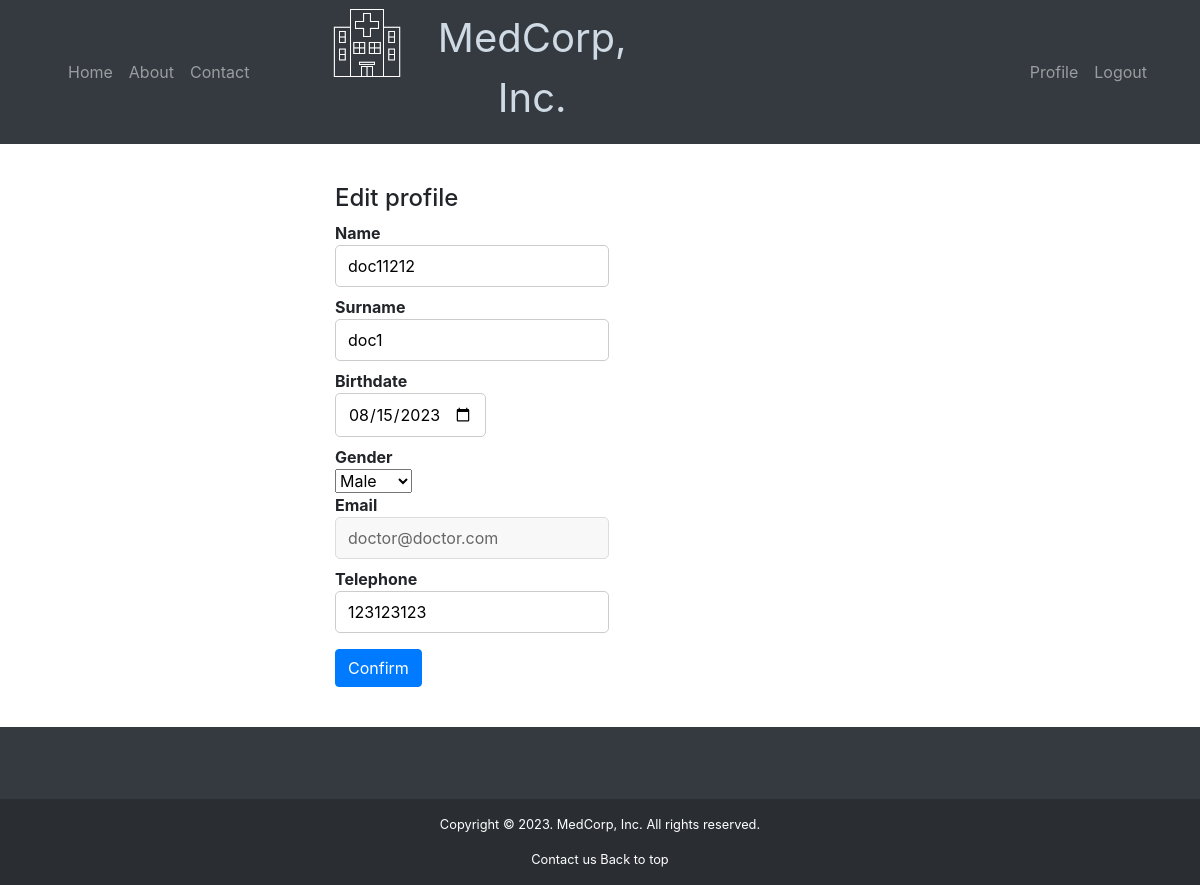
The page /edit_profile/2 (signed in) on the database as committed earlier.
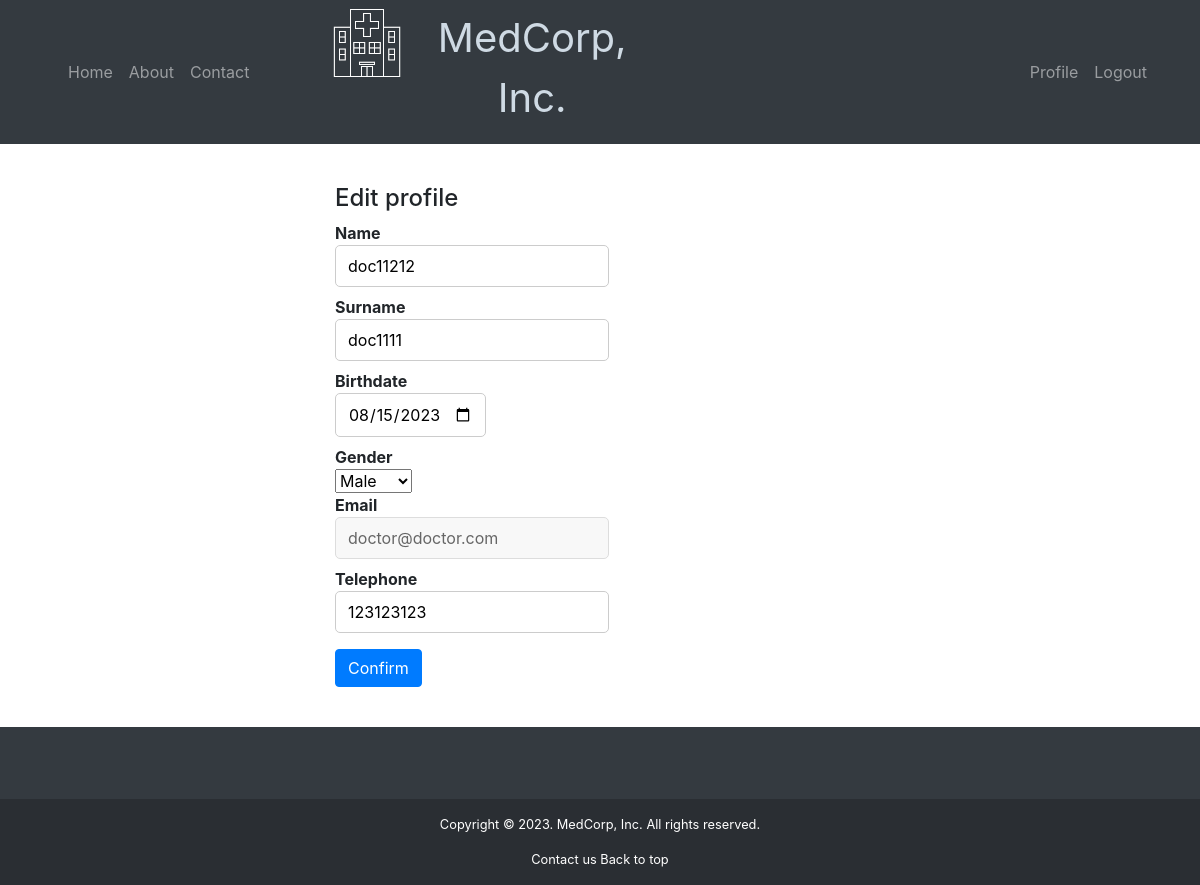
The same page on the database as committed later.
### library/db/models.py (models this page shows, shortened)
class Profile(db.Model):
    __tablename__ = 'profile'
    _id = db.Column(db.Integer, primary_key=True, autoincrement=True)
    name = db.Column(db.String(100), unique=False)
    surname = db.Column(db.String(100), unique=False)
    birthdate = db.Column(db.DateTime, unique=False)
    gender = db.Column(db.String(10))
    email = db.Column(db.String(100), unique=True)
    telephone = db.Column(db.Integer, unique=False)
    insurance = db.Column(db.Boolean)
    userid = db.Column(db.Integer, db.ForeignKey("user._id"), nullable=False, unique=True)
    createdDate = db.Column(db.DateTime,
                            default=datetime.utcnow, nullable=False)
    user = db.relationship("User", uselist=False, cascade="delete")

### library/routes/routes.py (the view)
@pages.route("/edit_profile/<int:_id>", methods=["GET", "POST"])
@login_required
def edit_profile(_id: int):
    profile_data = Profile.query.filter_by(userid=_id).first()
    form = EditProfile(obj=profile_data)
    if current_user._id != _id:
        abort(403)
    if request.method == "POST" and form.validate_on_submit():
        form.populate_obj(profile_data)
        db.session.commit()
        flash("Profile updated successfully!", "success")
        return redirect(url_for("pages.profile", _id=_id))
    return render_template("user/edit_profile.html", profile_data=profile_data, form=form)

### library/db/forms.py
class EditProfile(FlaskForm):
    name = StringField("Name", validators=[DataRequired()])
    surname = StringField("Surname", validators=[DataRequired()])
    birthdate = DateField("Birthdate", format='%Y-%m-%d')
    gender = SelectField("Gender", choices=["Male", "Female"])
    email = StringField("Email", validators=[InputRequired(), Email()])
    telephone = StringField("Telephone", validators=[InputRequired(),
                                                     Length(min=9, max=10,
                                                            message="Telephone number \
                                                                  must be between \
                                                                  9 and 10 characters \
                                                                    long.")])
    submit = SubmitField("Confirm")

### library/templates/user/edit_profile.html (shortened to what this page needs)
{% extends 'layout.html' %}
{% block main_content %}
<h4> Edit profile</h4>
<form method="post" name="editprofile" action="{{ url_for('pages.edit_profile', _id=profile_data._id)}}">
    <dl>
        <dt>Name</dt>
        <dd> {{ form.name(class="formclass") }}</dd>
        <dt>Surname</dt>
        <dd> {{ form.surname(class="formclass") }}</dd>
        <dt>Birthdate</dt>
        <dd>{{ form.birthdate(id="birthdate", class="formclass") }}</dd>
        <dt>Gender</dt>
        <dt> {{ form.gender(class="form-select") }} </dt>
        <dt>Email</dt>
        <dd><input type="text" name="email" value="{{ form.email.data }}" readonly></dd>
        <dt>Telephone</dt>
        <dd>{{ form.telephone(class="formclass") }}</dd>
    </dl>
    {{ form.submit(class="btn btn-primary") }}
</form>
{% endblock %}

Rows that differ between the two databases and show on the page:
changed Profile "doc11212": surname "doc1" → "doc1111"
